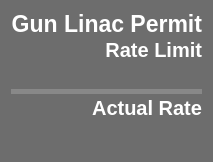
              <widget class="PyDMFrame" name="Device_GunL_Frame">
               <property name="minimumSize">
                <size>
                 <width>0</width>
                 <height>162</height>
                </size>
               </property>
               <property name="maximumSize">
                <size>
                 <width>270</width>
                 <height>250</height>
                </size>
               </property>
               <property name="toolTip">
                <string/>
               </property>
               <property name="styleSheet">
                <string notr="true">QFrame{
background-color: rgb(109, 109, 109);
border-bottom-left-radius: 15px;
border-bottom-right-radius: 15px;
border-top-left-radius: 15px;
border-top-right-radius: 15px;
}</string>
               </property>
               <property name="alarmSensitiveBorder" stdset="0">
                <bool>true</bool>
               </property>
               <property name="channel" stdset="0">
                <string>ca://IOC:BSY0:MP01:PC_RATE</string>
               </property>
               <layout class="QVBoxLayout" name="verticalLayout_12">
                <property name="spacing">
                 <number>0</number>
                </property>
                <item>
                 <widget class="QLabel" name="Device_GunL_Title">
                  <property name="font">
                   <font>
                    <pointsize>17</pointsize>
                    <weight>75</weight>
                    <bold>true</bold>
                   </font>
                  </property>
                  <property name="styleSheet">
                   <string notr="true">color: rgb(255, 255, 255);</string>
                  </property>
                  <property name="text">
                   <string>Gun Linac Permit</string>
                  </property>
                  <property name="alignment">
                   <set>Qt::AlignRight|Qt::AlignTop|Qt::AlignTrailing</set>
                  </property>
                 </widget>
                </item>
                <item>
                 <widget class="QLabel" name="Device_GunL_RL_Title">
                  <property name="font">
                   <font>
                    <pointsize>15</pointsize>
                    <weight>75</weight>
                    <bold>true</bold>
                   </font>
                  </property>
                  <property name="styleSheet">
                   <string notr="true">border: 0px;
color: rgb(255, 255, 255);</string>
                  </property>
                  <property name="text">
                   <string>Rate Limit</string>
                  </property>
                  <property name="alignment">
                   <set>Qt::AlignBottom|Qt::AlignRight|Qt::AlignTrailing</set>
                  </property>
                 </widget>
                </item>
                <item>
                 <widget class="PyDMLabel" name="Device_GunL_RL_Num">
                  <property name="font">
                   <font>
                    <family>Sans Serif</family>
                    <pointsize>15</pointsize>
                    <weight>75</weight>
                    <bold>true</bold>
                   </font>
                  </property>
                  <property name="styleSheet">
                   <string notr="true">color: rgb(255, 255, 255);</string>
                  </property>
                  <property name="alignment">
                   <set>Qt::AlignRight|Qt::AlignTrailing|Qt::AlignVCenter</set>
                  </property>
                  <property name="rules" stdset="0">
                   <string>[{&quot;name&quot;: &quot;Add Hz&quot;, &quot;property&quot;: &quot;Text&quot;, &quot;initial_value&quot;: &quot;&quot;, &quot;expression&quot;: &quot;str(ch[0]) + ' Hz'&quot;, &quot;channels&quot;: [{&quot;channel&quot;: &quot;ca://IOC:BSY0:MP01:PC_MEASRATE&quot;, &quot;trigger&quot;: true, &quot;use_enum&quot;: true}]}]</string>
                  </property>
                  <property name="alarmSensitiveContent" stdset="0">
                   <bool>false</bool>
                  </property>
                  <property name="alarmSensitiveBorder" stdset="0">
                   <bool>false</bool>
                  </property>
                  <property name="channel" stdset="0">
                   <string>ca://IOC:BSY0:MP01:PC_MEASRATE</string>
                  </property>
                 </widget>
                </item>
                <item>
                 <widget class="PyDMDrawingLine" name="Device_GunL_Line">
                  <property name="maximumSize">
                   <size>
                    <width>16777215</width>
                    <height>5</height>
                   </size>
                  </property>
                  <property name="toolTip">
                   <string/>
                  </property>
                  <property name="styleSheet">
                   <string notr="true">background-color: rgb(136, 136, 136);
</string>
                  </property>
                 </widget>
                </item>
                <item>
                 <widget class="QLabel" name="Device_GunL_AR_Title">
                  <property name="font">
                   <font>
                    <pointsize>15</pointsize>
                    <weight>75</weight>
                    <bold>true</bold>
                   </font>
                  </property>
                  <property name="styleSheet">
                   <string notr="true">color: rgb(255, 255, 255);</string>
                  </property>
                  <property name="text">
                   <string>Actual Rate</string>
                  </property>
                  <property name="alignment">
                   <set>Qt::AlignBottom|Qt::AlignRight|Qt::AlignTrailing</set>
                  </property>
                 </widget>
                </item>
                <item>
                 <widget class="PyDMLabel" name="Device_GunL_AR_Num">
                  <property name="font">
                   <font>
                    <family>Sans Serif</family>
                    <pointsize>17</pointsize>
                    <weight>75</weight>
                    <italic>false</italic>
                    <bold>true</bold>
                   </font>
                  </property>
                  <property name="toolTip">
                   <string/>
                  </property>
                  <property name="styleSheet">
                   <string notr="true">border: 0px;</string>
                  </property>
                  <property name="alignment">
                   <set>Qt::AlignRight|Qt::AlignTrailing|Qt::AlignVCenter</set>
                  </property>
                  <property name="showUnits" stdset="0">
                   <bool>true</bool>
                  </property>
                  <property name="alarmSensitiveContent" stdset="0">
                   <bool>true</bool>
                  </property>
                  <property name="alarmSensitiveBorder" stdset="0">
                   <bool>false</bool>
                  </property>
                  <property name="channel" stdset="0">
                   <string>ca://IOC:BSY0:MP01:PC_RATE</string>
                  </property>
                 </widget>
                </item>
               </layout>
              </widget>
